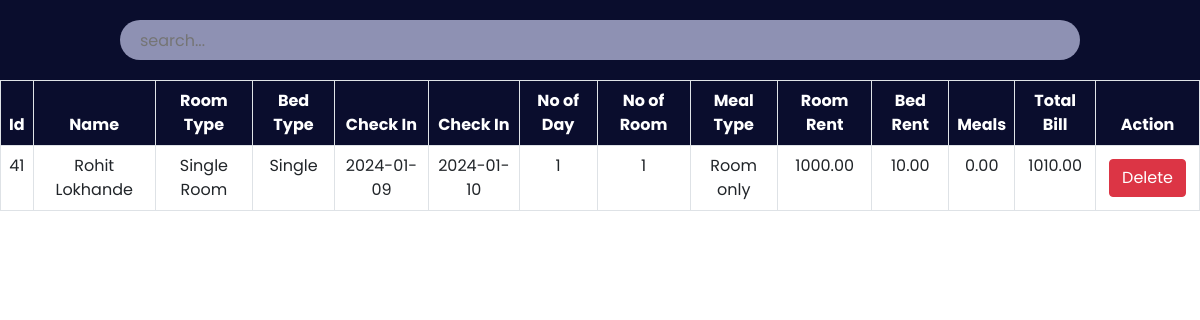
Screenshot of /admin/payment.php with the database file from the repository.
### tables this page shows
CREATE TABLE `payment` (
  `id` int(30) NOT NULL,
  `Name` varchar(30) NOT NULL,
  `Email` varchar(30) NOT NULL,
  `RoomType` varchar(30) NOT NULL,
  `Bed` varchar(30) NOT NULL,
  `NoofRoom` int(30) NOT NULL,
  `cin` date NOT NULL,
  `cout` date NOT NULL,
  `noofdays` int(30) NOT NULL,
  `roomtotal` double(8,2) NOT NULL,
  `bedtotal` double(8,2) NOT NULL,
  `meal` varchar(30) NOT NULL,
  `mealtotal` double(8,2) NOT NULL,
  `finaltotal` double(8,2) NOT NULL
);

### admin/payment.php (the view, shortened to what this page needs)
<?php
    include '../config.php';
?>
<!DOCTYPE html>
<html lang="en">
<head>
    <link href="https://cdn.jsdelivr.net/npm/bootstrap@5.0.2/dist/css/bootstrap.min.css" rel="stylesheet">
    <link rel="stylesheet" href="https://cdnjs.cloudflare.com/ajax/libs/font-awesome/6.2.0/css/all.min.css"/>
	<link rel="stylesheet" href="css/roombook.css">
</head>
<body>
	<div class="searchsection">
        <input type="text" name="search_bar" id="search_bar" placeholder="search..." onkeyup="searchFun()">
    </div>
    <div class="roombooktable" class="table-responsive-xl">
        <?php
            $paymanttablesql = "SELECT * FROM payment";
            $paymantresult = mysqli_query($conn, $paymanttablesql);
        ?>
        <table class="table table-bordered" id="table-data">
            <thead>
                <tr>
                    <th scope="col">Id</th>
                    <th scope="col">Name</th>
                    <th scope="col">Room Type</th>
                    <th scope="col">Bed Type</th>
                    <th scope="col">Check In</th>
                    <th scope="col">Check In</th>
					<th scope="col">No of Day</th>
                    <th scope="col">No of Room</th>
					<th scope="col">Meal Type</th>
                    <th scope="col">Room Rent</th>
                    <th scope="col">Bed Rent</th>
                    <th scope="col">Meals</th>
					<th scope="col">Total Bill</th>
                    <th scope="col">Action</th>
                </tr>
            </thead>
            <tbody>
            <?php
            while ($res = mysqli_fetch_array($paymantresult)) {
            ?>
                <tr>
                    <td><?php echo $res['id'] ?></td>
                    <td><?php echo $res['Name'] ?></td>
                    <td><?php echo $res['RoomType'] ?></td>
                    <td><?php echo $res['Bed'] ?></td>
					<td><?php echo $res['cin'] ?></td>
                    <td><?php echo $res['cout'] ?></td>
					<td><?php echo $res['noofdays'] ?></td>
                    <td><?php echo $res['NoofRoom'] ?></td>
                    <td><?php echo $res['meal'] ?></td>
                    <td><?php echo $res['roomtotal'] ?></td>
					<td><?php echo $res['bedtotal'] ?></td>
					<td><?php echo $res['mealtotal'] ?></td>
					<td><?php echo $res['finaltotal'] ?></td>
                    <td class="action">
                        <a href="paymantdelete.php?id=<?php echo $res['id']?>"><button class="btn btn-danger">Delete</button></a>
                    </td>
                </tr>
            <?php
            }
            ?>
            </tbody>
        </table>
    </div>
</body>
</html>

### admin/css/roombook.css (style rules this page uses)
:root { --bg-text-shadow: 0 2px 4px rgb(13 0 77 / 8%), 0 3px 6px rgb(13 0 77 / 8%), 0 8px 16px rgb(13 0 77 / 8%); --bg-box-shadow: 0px 0px 20px 6px rgba(26, 30, 164, 0.31); }
body { background-color: #ffff; }
* { margin: 0; padding: 0; font-family: 'Poppins', sans-serif; }
.searchsection { height: 80px; width: 100%; display: flex; justify-content: space-evenly; align-items: center; background-color: #0a0d2d; position: fixed; z-index: 500; }
#search_bar { height: 40px; width: 80%; border: none; background-color: rgba(195, 198, 233, 0.714); padding-left: 20px; border-radius: 30px; }
a { color: black; }
.roombooktable { position: absolute; color: #0a0d2d; margin-top: 80px; width: 100%; height: 100vh; padding-bottom: 900px; }
.roombooktable thead { background-color: #0a0d2d; color: white; text-align: center; }
.roombooktable tbody { text-align: center; }
.action a { text-decoration: none; }
.action button { display: flex; flex-wrap: wrap; margin: 5px; }

### rows the page displays
payment: id "41", Name "Rohit Lokhande", RoomType "Single Room", Bed "Single", cin "2024-01-09", cout "2024-01-10", noofdays "1", NoofRoom "1", meal "Room only", roomtotal "1000.00", bedtotal "10.00", mealtotal "0.00", finaltotal "1010.00"
